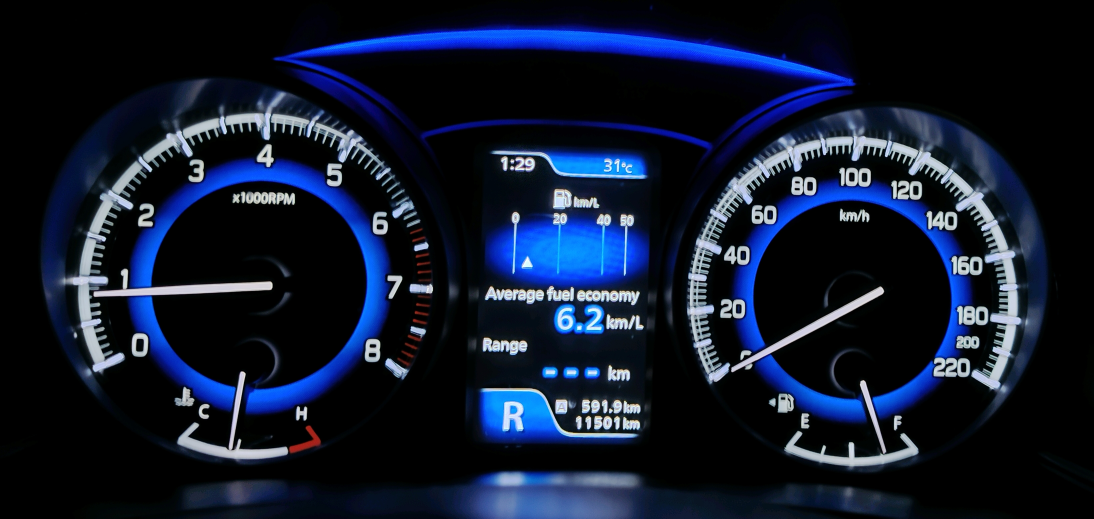
#> input picture Images/1.jpg, 3281 x 1556 px (shown at 1/3 size)
$ python -i symbols_information.py   (imports and definitions only)
#> lines starting #> are read from the running program, lines starting #| are printed output that depends on the picture; after the words box and inside, x2 and y2 are one past the last pixel; in counts of white or black regions, pixels touching at a corner belong together
import cv2
import numpy as np
import pytesseract
import os
from matplotlib import pyplot as plt

def process_image(image_path, output_path):
#> called with image_path = 'Images/1.jpg', output_path = 'out.png'
    print(f'Processing image: {os.path.basename(image_path)}')

    image = cv2.imread(image_path)
#> image is the input picture: shape (1556, 3281, 3); mean B, G, R 45.9, 26, 17.2
    if image is None:
        print(f"Failed to load image: {image_path}")
        return

    height, width = image.shape[:2]
#> height = 1556; width = 3281
    lower_middle_y_start = int(height * 0.7)
#> lower_middle_y_start = 1089
    lower_middle_y_end = height
#> lower_middle_y_end = 1556
    lower_middle_x_start = int(width * 0.42)
#> lower_middle_x_start = 1378
    lower_middle_x_end = int(width * 0.55)
#> lower_middle_x_end = 1804

    lower_middle_region = image[lower_middle_y_start:lower_middle_y_end, lower_middle_x_start:lower_middle_x_end]
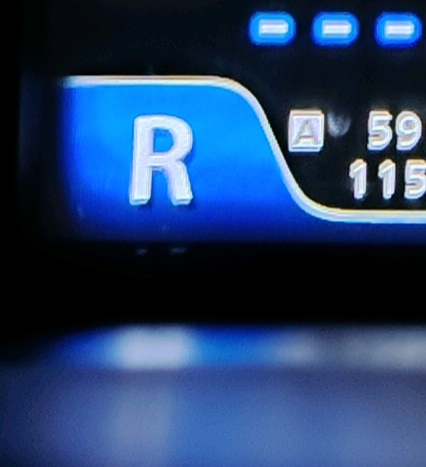
#> lower_middle_region: shape (467, 426, 3); mean B, G, R 105.5, 63.5, 36.2

    gray = cv2.cvtColor(lower_middle_region, cv2.COLOR_BGR2GRAY)
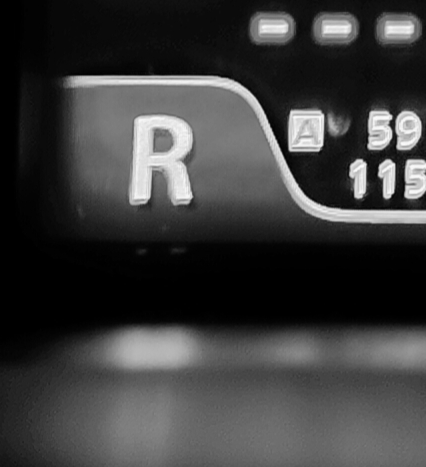
#> gray: shape (467, 426); min 0, max 252, mean 60.1

    denoised = cv2.fastNlMeansDenoising(gray, None, 30, 7, 21)
    blurred = cv2.GaussianBlur(denoised, (5, 5), 0)

    thresh = cv2.adaptiveThreshold(blurred, 255, cv2.ADAPTIVE_THRESH_GAUSSIAN_C, cv2.THRESH_BINARY_INV, 11, 2)
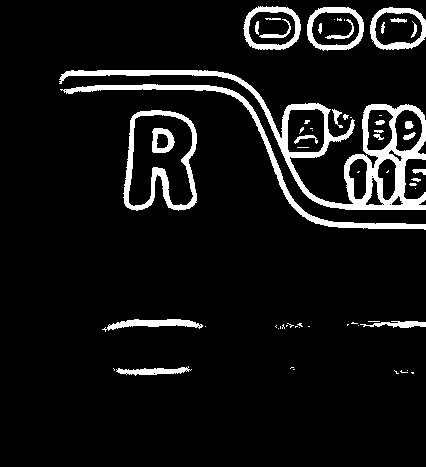
#> thresh: shape (467, 426); 7.9% white; 64 white regions (35 under 20 px), largest, box (x1, y1, x2, y2) and area: (59, 70, 426, 210) 6397, (60, 84, 426, 230) 2346, (123, 110, 197, 211) 1850

    kernel = np.ones((3, 3), np.uint8)
    morph = cv2.morphologyEx(thresh, cv2.MORPH_CLOSE, kernel)
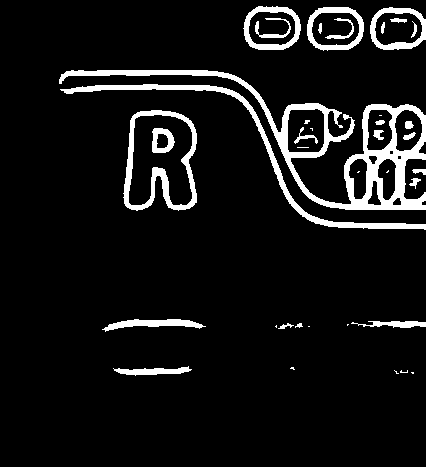
#> morph: shape (467, 426); 8.1% white; 38 white regions (13 under 20 px), largest, box (x1, y1, x2, y2) and area: (59, 70, 426, 210) 6655, (60, 84, 426, 230) 2359, (123, 110, 197, 211) 1868
    morph = cv2.morphologyEx(morph, cv2.MORPH_OPEN, kernel)
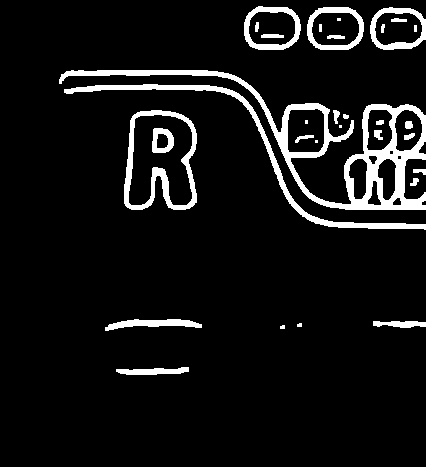
#> morph: shape (467, 426); 7.8% white; 32 white regions (6 under 20 px)

    contours, _ = cv2.findContours(morph, cv2.RETR_EXTERNAL, cv2.CHAIN_APPROX_SIMPLE)
#> contours = 16 contours, 4 with area under 20; largest, box (x1, y1, x2, y2) and area: (59, 70, 426, 210) 10390, (124, 110, 197, 210) 5962, (244, 6, 301, 50) 2052, (307, 7, 364, 50) 2034, (370, 7, 426, 50) 1956

    detected_symbols = []
    target_symbols = {'L', 'P', 'D', 'N', 'R'}

    for contour in contours:
        x, y, w, h = cv2.boundingRect(contour)

        if 30 < w < 500 and 30 < h < 700 and (0.01 < w/h < 4):
            symbol_region = morph[y:y + h, x:x + w]

            symbol_text = pytesseract.image_to_string(symbol_region, config='--psm 10 -c tessedit_char_whitelist=LPRDN').strip().upper()

            if symbol_text in target_symbols:
                detected_symbols.append(symbol_text)
                cv2.rectangle(lower_middle_region, (x, y), (x + w, y + h), (0, 255, 0), 2)
                cv2.putText(lower_middle_region, symbol_text, (x, y - 10), cv2.FONT_HERSHEY_SIMPLEX, 0.9, (0, 0, 255), 2)

                print(f"Detected '{symbol_text}' at position (x: {x}, y: {y}), size (w: {w}, h: {h})")
                print(f"ROI for text detection: (x: {x}, y: {y}, width: {w}, height: {h})")
#> this loop made 11 passes
#> (x, y, w, h) on passes 1, 2, 3, 4, 5, 6, 7, 9, 10, 11: (116, 367, 73, 8), (280, 325, 5, 4), (297, 323, 5, 4), (373, 321, 53, 7), (105, 319, 97, 12), (410, 178, 9, 8), (413, 169, 13, 6), (343, 114, 6, 5), (333, 110, 7, 14), (124, 110, 73, 100)
#> (contour, x, y, w, h) on pass 8: ([[339, 125], [339, 127], [341, 127], [341, 125]], 339, 125, 3, 3)
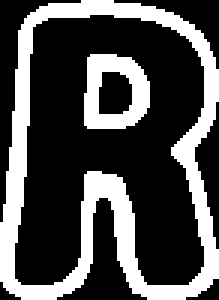
#> symbol_region: shape (100, 73) (shown 3 times larger); 30.2% white; 2 white regions, box (x1, y1, x2, y2) and area: (0, 0, 73, 100) 1861, (28, 18, 50, 43) 340
#> after the loop, detected_symbols = []

    marked_image_path = os.path.join(output_path, "marked_" + os.path.basename(image_path))
    cv2.imwrite(marked_image_path, lower_middle_region)

    if detected_symbols:
        print(f"Image: {os.path.basename(image_path)} - Detected driving modes: {detected_symbols}")
    else:
        print(f"Image: {os.path.basename(image_path)} - No driving mode detected")

    plt.figure(figsize=(8, 6))
    plt.imshow(cv2.cvtColor(lower_middle_region, cv2.COLOR_BGR2RGB))
    plt.title(f'Detected Driving Modes - {os.path.basename(image_path)}')
    plt.axis('off')
    plt.show()

output_path = "images_marked_with_symbols/"
# [1 line not run here, left out]

images_path = "./Images/"

# [7 lines not run here, left out]

#> (the run stopped early here; a loop or call above may not have finished)

$ run again, on Images/2.jpg
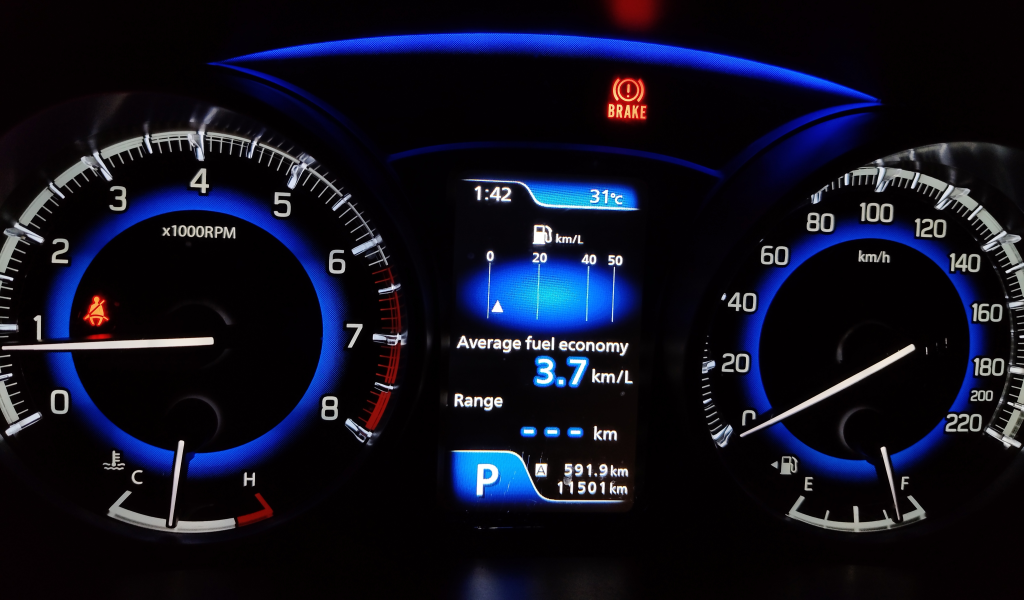
#> input picture Images/2.jpg, 4096 x 2398 px (shown at 1/4 size)
#> in process_image, image is the input picture: shape (2398, 4096, 3); mean B, G, R 31.4, 16.8, 15.9
#> in process_image, `thresh = cv2.adaptiveThreshold(blurred, 255, cv2.ADAPTIVE_THRESH_GAUSS..`:
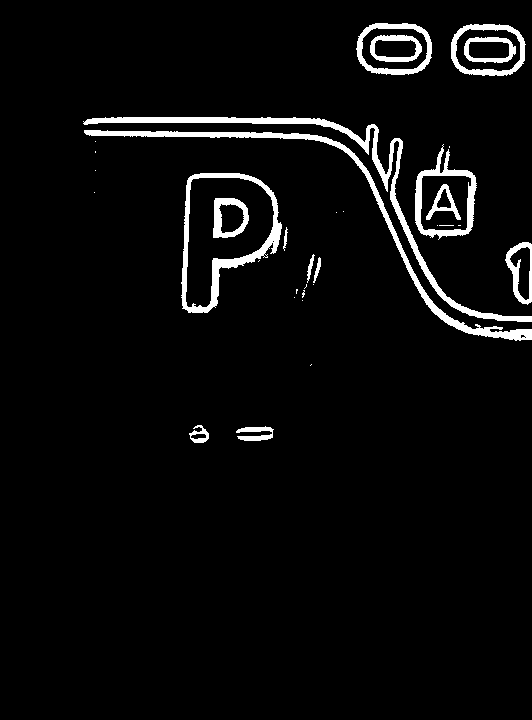
#> thresh: shape (720, 532); 4.3% white; 34 white regions (18 under 20 px), largest, box (x1, y1, x2, y2) and area: (83, 117, 532, 322) 3739, (84, 130, 532, 341) 3230, (181, 173, 282, 313) 2427
#> contours = 15 contours, 4 with area under 20; largest, box (x1, y1, x2, y2) and area: (181, 173, 282, 313) 9532, (415, 148, 477, 238) 3774, (451, 24, 525, 76) 3260, (357, 23, 432, 75) 3260, (83, 117, 532, 322) 3088
#> the loop in process_image, `for contour in contours:` made 10 passes
#> (x, y, w, h) on passes 1, 2, 3, 5, 6, 7, 10: (192, 431, 5, 4), (193, 429, 16, 14), (237, 427, 36, 14), (314, 258, 7, 20), (307, 258, 7, 21), (506, 242, 26, 62), (181, 173, 101, 140)
#> after the loop in process_image, `for contour in contours:`:
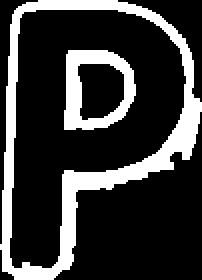
#> symbol_region: shape (140, 101) (shown 2 times larger); 22.4% white; 2 white regions, box (x1, y1, x2, y2) and area: (0, 0, 101, 140) 2470, (32, 25, 68, 65) 696
#> after the loop in process_image, `for contour in contours:`: detected_symbols = []

$ run again, on Images/4.jpg
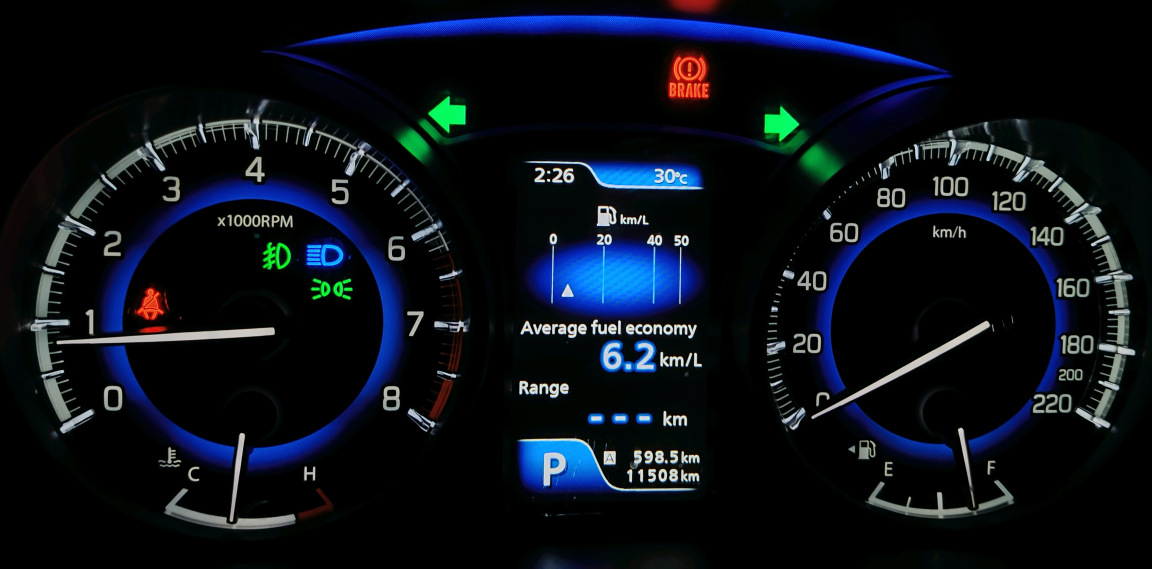
#> input picture Images/4.jpg, 3455 x 1705 px (shown at 1/3 size)
#> in process_image, image is the input picture: shape (1705, 3455, 3); mean B, G, R 24.7, 16.4, 11
#> in process_image, `thresh = cv2.adaptiveThreshold(blurred, 255, cv2.ADAPTIVE_THRESH_GAUSS..`:
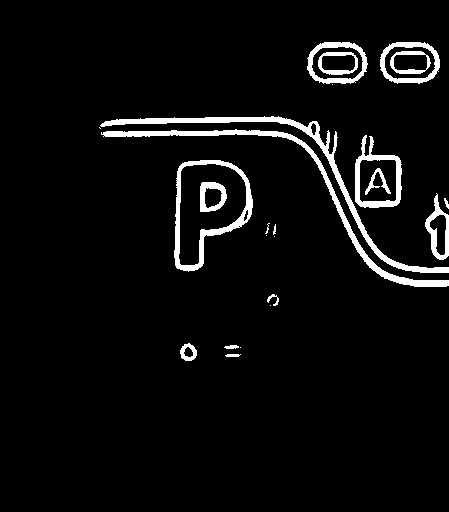
#> thresh: shape (512, 449); 4.9% white; 24 white regions (7 under 20 px), largest, box (x1, y1, x2, y2) and area: (100, 116, 449, 273) 2526, (101, 129, 449, 287) 2325, (174, 160, 253, 272) 1615
#> contours = 14 contours, 3 with area under 20; largest, box (x1, y1, x2, y2) and area: (174, 160, 253, 271) 5986, (355, 137, 402, 208) 2348, (101, 116, 449, 273) 2084, (307, 42, 367, 84) 2058, (380, 42, 440, 83) 2039
#> the loop in process_image, `for contour in contours:` made 8 passes
#> (x, y, w, h) on passes 2, 3, 6, 7, 8: (226, 345, 11, 4), (180, 344, 17, 17), (445, 201, 4, 7), (425, 196, 24, 64), (174, 160, 79, 111)
#> after the loop in process_image, `for contour in contours:`:
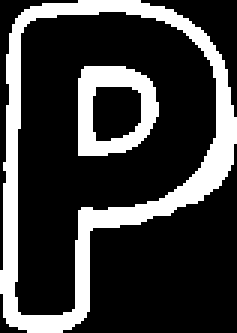
#> symbol_region: shape (111, 79) (shown 3 times larger); 23.8% white; 2 white regions, box (x1, y1, x2, y2) and area: (0, 0, 79, 111) 1647, (26, 22, 53, 52) 440
#> after the loop in process_image, `for contour in contours:`: detected_symbols = []
